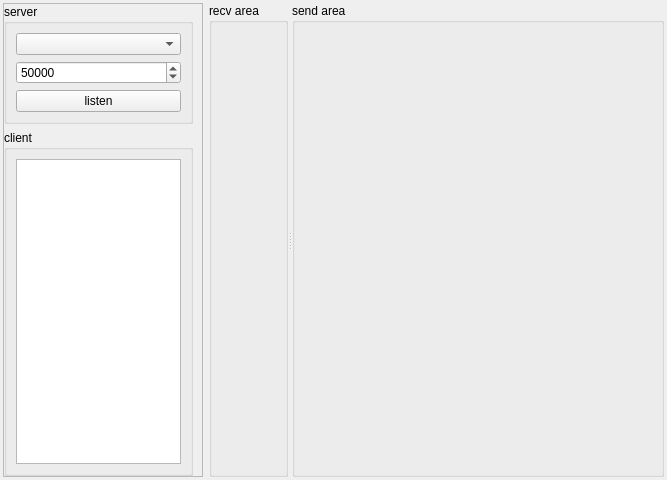
<?xml version="1.0" encoding="UTF-8"?>
<ui version="4.0">
 <class>TcpServerWindow</class>
 <widget class="QWidget" name="TcpServerWindow">
  <property name="geometry">
   <rect>
    <x>0</x>
    <y>0</y>
    <width>667</width>
    <height>480</height>
   </rect>
  </property>
  <property name="windowTitle">
   <string>Form</string>
  </property>
  <property name="styleSheet">
   <string notr="true"/>
  </property>
  <layout class="QHBoxLayout" name="horizontalLayout">
   <property name="leftMargin">
    <number>3</number>
   </property>
   <property name="topMargin">
    <number>3</number>
   </property>
   <property name="rightMargin">
    <number>3</number>
   </property>
   <property name="bottomMargin">
    <number>3</number>
   </property>
   <item>
    <widget class="QFrame" name="frame">
     <property name="sizePolicy">
      <sizepolicy hsizetype="Fixed" vsizetype="Preferred">
       <horstretch>0</horstretch>
       <verstretch>0</verstretch>
      </sizepolicy>
     </property>
     <property name="maximumSize">
      <size>
       <width>200</width>
       <height>16777215</height>
      </size>
     </property>
     <property name="frameShape">
      <enum>QFrame::StyledPanel</enum>
     </property>
     <property name="frameShadow">
      <enum>QFrame::Raised</enum>
     </property>
     <layout class="QVBoxLayout" name="verticalLayout_2">
      <property name="leftMargin">
       <number>0</number>
      </property>
      <property name="topMargin">
       <number>0</number>
      </property>
      <property name="bottomMargin">
       <number>0</number>
      </property>
      <item>
       <widget class="QGroupBox" name="groupBox_3">
        <property name="title">
         <string>server</string>
        </property>
        <layout class="QVBoxLayout" name="verticalLayout_3">
         <item>
          <layout class="QHBoxLayout" name="horizontalLayout_2">
           <item>
            <widget class="QComboBox" name="comboBox_server_ip"/>
           </item>
          </layout>
         </item>
         <item>
          <widget class="QSpinBox" name="spinBox_server_port">
           <property name="maximum">
            <number>65535</number>
           </property>
           <property name="value">
            <number>50000</number>
           </property>
          </widget>
         </item>
         <item>
          <widget class="QPushButton" name="pushButton_server">
           <property name="styleSheet">
            <string notr="true"/>
           </property>
           <property name="text">
            <string>listen</string>
           </property>
           <property name="checkable">
            <bool>true</bool>
           </property>
          </widget>
         </item>
        </layout>
       </widget>
      </item>
      <item>
       <widget class="QGroupBox" name="groupBox_4">
        <property name="title">
         <string>client</string>
        </property>
        <layout class="QGridLayout" name="gridLayout">
         <item row="0" column="0">
          <widget class="QListView" name="listView_clients">
           <property name="editTriggers">
            <set>QAbstractItemView::NoEditTriggers</set>
           </property>
          </widget>
         </item>
        </layout>
       </widget>
      </item>
     </layout>
    </widget>
   </item>
   <item>
    <widget class="QSplitter" name="splitter">
     <property name="orientation">
      <enum>Qt::Horizontal</enum>
     </property>
     <widget class="QGroupBox" name="groupBox_2">
      <property name="sizePolicy">
       <sizepolicy hsizetype="Preferred" vsizetype="Preferred">
        <horstretch>0</horstretch>
        <verstretch>0</verstretch>
       </sizepolicy>
      </property>
      <property name="title">
       <string>recv area</string>
      </property>
      <layout class="QGridLayout" name="gridLayout_2">
       <item row="0" column="0">
        <widget class="TextBrowserHexOrString" name="textBrower_recv" native="true">
         <property name="sizePolicy">
          <sizepolicy hsizetype="Preferred" vsizetype="Preferred">
           <horstretch>0</horstretch>
           <verstretch>0</verstretch>
          </sizepolicy>
         </property>
        </widget>
       </item>
      </layout>
     </widget>
     <widget class="QGroupBox" name="groupBox">
      <property name="sizePolicy">
       <sizepolicy hsizetype="Expanding" vsizetype="Preferred">
        <horstretch>1</horstretch>
        <verstretch>0</verstretch>
       </sizepolicy>
      </property>
      <property name="title">
       <string>send area</string>
      </property>
      <layout class="QGridLayout" name="gridLayout_3">
       <item row="0" column="0">
        <widget class="TextBrowseSend" name="textBrowse_send" native="true">
         <property name="sizePolicy">
          <sizepolicy hsizetype="Preferred" vsizetype="Preferred">
           <horstretch>0</horstretch>
           <verstretch>0</verstretch>
          </sizepolicy>
         </property>
        </widget>
       </item>
      </layout>
     </widget>
    </widget>
   </item>
  </layout>
 </widget>
 <customwidgets>
  <customwidget>
   <class>TextBrowserHexOrString</class>
   <extends>QWidget</extends>
   <header>textbrowserhexorstring.h</header>
   <container>1</container>
  </customwidget>
  <customwidget>
   <class>TextBrowseSend</class>
   <extends>QWidget</extends>
   <header>textbrowsesend.h</header>
   <container>1</container>
  </customwidget>
 </customwidgets>
 <resources/>
 <connections/>
</ui>
